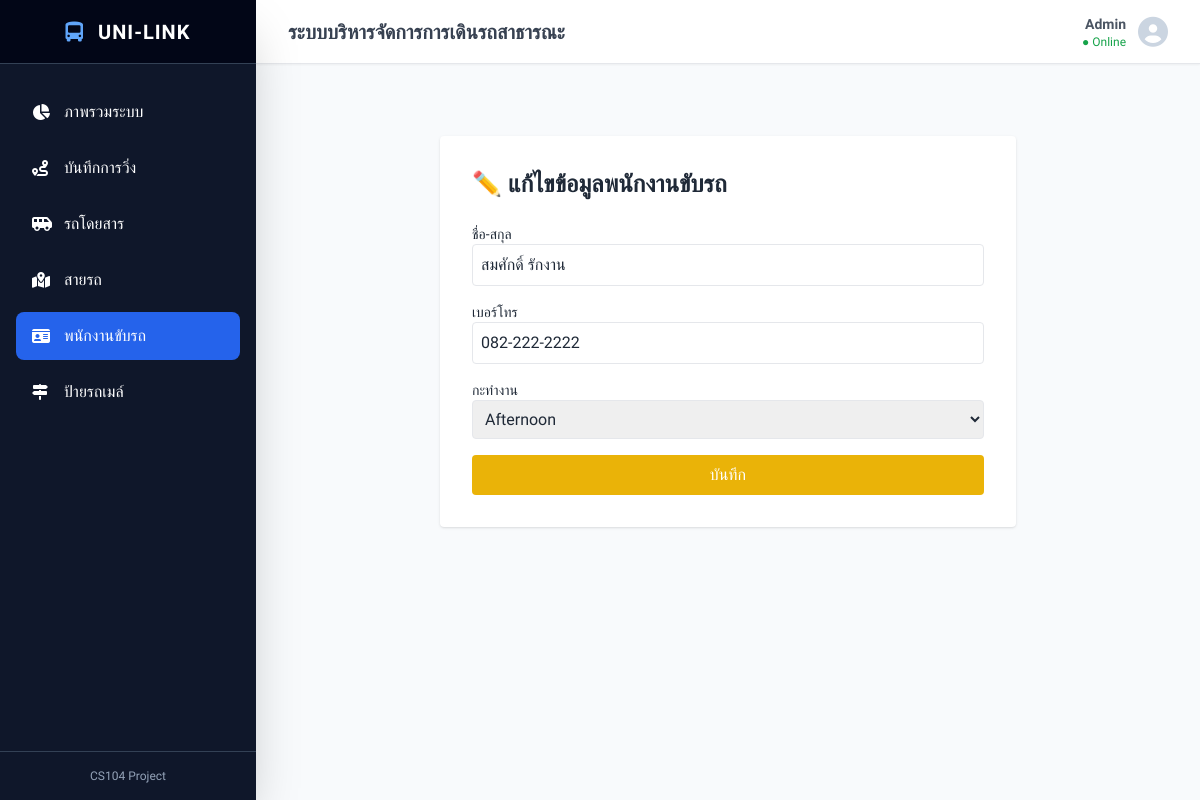
The page /edit_driver/2 on the database as committed earlier.
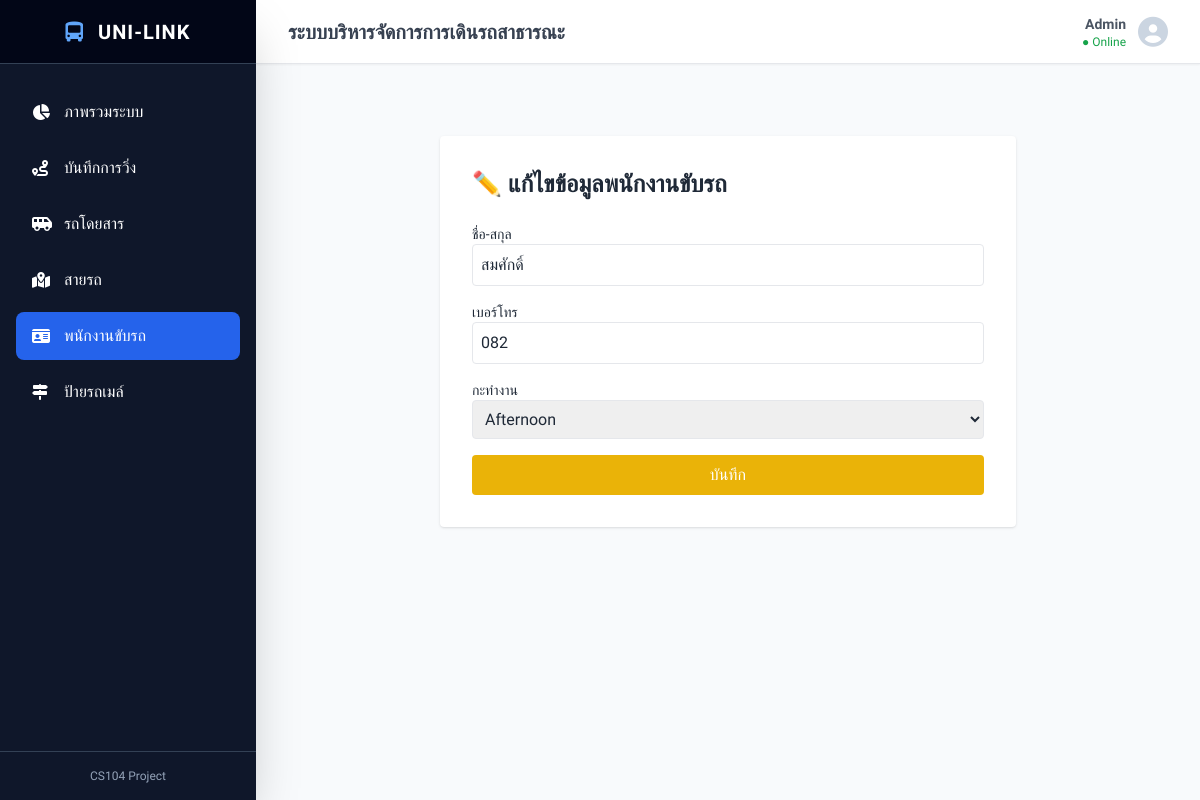
The same page on the database as committed later.
### tables this page shows
CREATE TABLE Drivers (
    driver_id INTEGER PRIMARY KEY AUTOINCREMENT,
    name TEXT NOT NULL,
    phone TEXT NOT NULL,
    shift TEXT NOT NULL
);

### app.py (the view, shortened to what this page needs)
@app.route('/edit_driver/<int:id>', methods=['GET', 'POST'])
def edit_driver(id):
    db = open_database()
    driver = db.execute(
        'SELECT driver_id AS id, name, phone, shift FROM Drivers WHERE driver_id = ?',
        (id,)
    ).fetchone()
    db.close()
    return render_template('edit_driver.html', item=driver)

### app.py (called while the page is built)
def open_database():
    connection = sqlite3.connect('database.db')
    connection.execute('PRAGMA foreign_keys = ON')
    connection.row_factory = sqlite3.Row
    return connection

### templates/edit_driver.html (shortened to what this page needs)
{% extends 'base.html' %}
{% block content %}
<div class="max-w-xl mx-auto bg-white p-8 rounded shadow mt-10">
    <h2 class="text-2xl font-bold mb-6">✏️ แก้ไขข้อมูลพนักงานขับรถ</h2>
    <form action="/edit_driver/{{ item.id }}" method="POST" class="space-y-4">
        <div><label class="block text-sm">ชื่อ-สกุล</label><input type="text" name="name" value="{{ item.name }}" required class="border p-2 rounded w-full"></div>
        <div><label class="block text-sm">เบอร์โทร</label><input type="text" name="phone" value="{{ item.phone }}" required class="border p-2 rounded w-full"></div>
        <div><label class="block text-sm">กะทำงาน</label>
            <select name="shift" class="border p-2 rounded w-full">
                <option value="Afternoon" {% if item.shift == 'Afternoon' %}selected{% endif %}>Afternoon</option>
            </select>
        </div>
        <button type="submit" class="bg-yellow-500 text-white px-4 py-2 rounded w-full">บันทึก</button>
    </form>
</div>
{% endblock %}

Rows that differ between the two databases and show on the page:
changed Drivers "Afternoon": name "สมศักดิ์ รักงาน" → "สมศักดิ์"; phone "082-222-2222" → "082"
